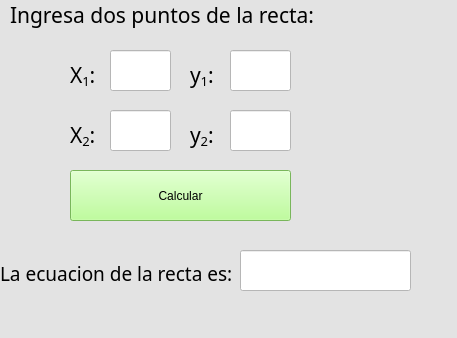
<?xml version="1.0" encoding="UTF-8"?>
<ui version="4.0">
 <class>MainWindow</class>
 <widget class="QMainWindow" name="MainWindow">
  <property name="geometry">
   <rect>
    <x>0</x>
    <y>0</y>
    <width>457</width>
    <height>338</height>
   </rect>
  </property>
  <property name="windowTitle">
   <string>MainWindow</string>
  </property>
  <property name="styleSheet">
   <string notr="true">background-color: rgb(227, 227, 227);</string>
  </property>
  <widget class="QWidget" name="centralwidget">
   <widget class="QLabel" name="label">
    <property name="geometry">
     <rect>
      <x>70</x>
      <y>60</y>
      <width>31</width>
      <height>31</height>
     </rect>
    </property>
    <property name="font">
     <font>
      <family>Franklin Gothic Book</family>
      <pointsize>16</pointsize>
      <weight>50</weight>
      <italic>false</italic>
      <bold>false</bold>
     </font>
    </property>
    <property name="styleSheet">
     <string notr="true">font: 16pt &quot;Franklin Gothic Book&quot;;</string>
    </property>
    <property name="text">
     <string>&lt;html&gt;&lt;head/&gt;&lt;body&gt;&lt;p&gt;X&lt;span style=&quot; vertical-align:sub;&quot;&gt;1&lt;/span&gt;:&lt;/p&gt;&lt;/body&gt;&lt;/html&gt;</string>
    </property>
    <property name="scaledContents">
     <bool>false</bool>
    </property>
    <property name="alignment">
     <set>Qt::AlignLeading|Qt::AlignLeft|Qt::AlignVCenter</set>
    </property>
   </widget>
   <widget class="QLineEdit" name="txt_x1">
    <property name="geometry">
     <rect>
      <x>110</x>
      <y>50</y>
      <width>61</width>
      <height>41</height>
     </rect>
    </property>
    <property name="styleSheet">
     <string notr="true">font: 20pt &quot;Franklin Gothic Book&quot;;
background-color: rgb(255, 255, 255);</string>
    </property>
    <property name="text">
     <string/>
    </property>
   </widget>
   <widget class="QPushButton" name="btn_calc">
    <property name="geometry">
     <rect>
      <x>70</x>
      <y>170</y>
      <width>221</width>
      <height>51</height>
     </rect>
    </property>
    <property name="styleSheet">
     <string notr="true">font: 14pt &quot;Franklin Gothic Book&quot;;
background-color: rgb(170, 255, 127);</string>
    </property>
    <property name="text">
     <string>Calcular</string>
    </property>
   </widget>
   <widget class="QLabel" name="label_3">
    <property name="geometry">
     <rect>
      <x>0</x>
      <y>260</y>
      <width>231</width>
      <height>21</height>
     </rect>
    </property>
    <property name="font">
     <font>
      <family>Franklin Gothic Book</family>
      <pointsize>16</pointsize>
      <weight>50</weight>
      <italic>false</italic>
      <bold>false</bold>
     </font>
    </property>
    <property name="styleSheet">
     <string notr="true">font: 16pt &quot;Franklin Gothic Book&quot;;</string>
    </property>
    <property name="text">
     <string>&lt;html&gt;&lt;head/&gt;&lt;body&gt;&lt;p&gt;&lt;span style=&quot; font-size:14pt;&quot;&gt;La ecuacion de la recta es:&lt;/span&gt;&lt;/p&gt;&lt;/body&gt;&lt;/html&gt;</string>
    </property>
    <property name="scaledContents">
     <bool>false</bool>
    </property>
    <property name="alignment">
     <set>Qt::AlignCenter</set>
    </property>
   </widget>
   <widget class="QLineEdit" name="txt_res">
    <property name="geometry">
     <rect>
      <x>240</x>
      <y>250</y>
      <width>171</width>
      <height>41</height>
     </rect>
    </property>
    <property name="contextMenuPolicy">
     <enum>Qt::PreventContextMenu</enum>
    </property>
    <property name="styleSheet">
     <string notr="true">font: 20pt &quot;Franklin Gothic Book&quot;;
background-color: rgb(255, 255, 255);</string>
    </property>
    <property name="text">
     <string/>
    </property>
    <property name="readOnly">
     <bool>true</bool>
    </property>
   </widget>
   <widget class="QLabel" name="label_4">
    <property name="geometry">
     <rect>
      <x>10</x>
      <y>0</y>
      <width>441</width>
      <height>31</height>
     </rect>
    </property>
    <property name="font">
     <font>
      <family>Franklin Gothic Book</family>
      <pointsize>16</pointsize>
      <weight>50</weight>
      <italic>false</italic>
      <bold>false</bold>
     </font>
    </property>
    <property name="styleSheet">
     <string notr="true">font: 16pt &quot;Franklin Gothic Book&quot;;</string>
    </property>
    <property name="text">
     <string>&lt;html&gt;&lt;head/&gt;&lt;body&gt;&lt;p&gt;Ingresa dos puntos de la recta:&lt;/p&gt;&lt;/body&gt;&lt;/html&gt;</string>
    </property>
    <property name="scaledContents">
     <bool>false</bool>
    </property>
    <property name="alignment">
     <set>Qt::AlignLeading|Qt::AlignLeft|Qt::AlignVCenter</set>
    </property>
   </widget>
   <widget class="QLabel" name="label_5">
    <property name="geometry">
     <rect>
      <x>190</x>
      <y>60</y>
      <width>31</width>
      <height>31</height>
     </rect>
    </property>
    <property name="font">
     <font>
      <family>Franklin Gothic Book</family>
      <pointsize>16</pointsize>
      <weight>50</weight>
      <italic>false</italic>
      <bold>false</bold>
     </font>
    </property>
    <property name="styleSheet">
     <string notr="true">font: 16pt &quot;Franklin Gothic Book&quot;;</string>
    </property>
    <property name="text">
     <string>&lt;html&gt;&lt;head/&gt;&lt;body&gt;&lt;p&gt;y&lt;span style=&quot; vertical-align:sub;&quot;&gt;1&lt;/span&gt;:&lt;/p&gt;&lt;/body&gt;&lt;/html&gt;</string>
    </property>
    <property name="scaledContents">
     <bool>false</bool>
    </property>
    <property name="alignment">
     <set>Qt::AlignLeading|Qt::AlignLeft|Qt::AlignVCenter</set>
    </property>
   </widget>
   <widget class="QLineEdit" name="txt_y1">
    <property name="geometry">
     <rect>
      <x>230</x>
      <y>50</y>
      <width>61</width>
      <height>41</height>
     </rect>
    </property>
    <property name="styleSheet">
     <string notr="true">font: 20pt &quot;Franklin Gothic Book&quot;;
background-color: rgb(255, 255, 255);</string>
    </property>
    <property name="text">
     <string/>
    </property>
   </widget>
   <widget class="QLineEdit" name="txt_y2">
    <property name="geometry">
     <rect>
      <x>230</x>
      <y>110</y>
      <width>61</width>
      <height>41</height>
     </rect>
    </property>
    <property name="styleSheet">
     <string notr="true">font: 20pt &quot;Franklin Gothic Book&quot;;
background-color: rgb(255, 255, 255);</string>
    </property>
    <property name="text">
     <string/>
    </property>
   </widget>
   <widget class="QLabel" name="label_2">
    <property name="geometry">
     <rect>
      <x>70</x>
      <y>120</y>
      <width>31</width>
      <height>31</height>
     </rect>
    </property>
    <property name="font">
     <font>
      <family>Franklin Gothic Book</family>
      <pointsize>16</pointsize>
      <weight>50</weight>
      <italic>false</italic>
      <bold>false</bold>
     </font>
    </property>
    <property name="styleSheet">
     <string notr="true">font: 16pt &quot;Franklin Gothic Book&quot;;</string>
    </property>
    <property name="text">
     <string>&lt;html&gt;&lt;head/&gt;&lt;body&gt;&lt;p&gt;X&lt;span style=&quot; vertical-align:sub;&quot;&gt;2&lt;/span&gt;:&lt;/p&gt;&lt;/body&gt;&lt;/html&gt;</string>
    </property>
    <property name="scaledContents">
     <bool>false</bool>
    </property>
    <property name="alignment">
     <set>Qt::AlignLeading|Qt::AlignLeft|Qt::AlignVCenter</set>
    </property>
   </widget>
   <widget class="QLineEdit" name="txt_x2">
    <property name="geometry">
     <rect>
      <x>110</x>
      <y>110</y>
      <width>61</width>
      <height>41</height>
     </rect>
    </property>
    <property name="styleSheet">
     <string notr="true">font: 20pt &quot;Franklin Gothic Book&quot;;
background-color: rgb(255, 255, 255);</string>
    </property>
    <property name="text">
     <string/>
    </property>
   </widget>
   <widget class="QLabel" name="label_6">
    <property name="geometry">
     <rect>
      <x>190</x>
      <y>120</y>
      <width>31</width>
      <height>31</height>
     </rect>
    </property>
    <property name="font">
     <font>
      <family>Franklin Gothic Book</family>
      <pointsize>16</pointsize>
      <weight>50</weight>
      <italic>false</italic>
      <bold>false</bold>
     </font>
    </property>
    <property name="styleSheet">
     <string notr="true">font: 16pt &quot;Franklin Gothic Book&quot;;</string>
    </property>
    <property name="text">
     <string>&lt;html&gt;&lt;head/&gt;&lt;body&gt;&lt;p&gt;y&lt;span style=&quot; vertical-align:sub;&quot;&gt;2&lt;/span&gt;:&lt;/p&gt;&lt;/body&gt;&lt;/html&gt;</string>
    </property>
    <property name="scaledContents">
     <bool>false</bool>
    </property>
    <property name="alignment">
     <set>Qt::AlignLeading|Qt::AlignLeft|Qt::AlignVCenter</set>
    </property>
   </widget>
  </widget>
  <widget class="QMenuBar" name="menubar">
   <property name="geometry">
    <rect>
     <x>0</x>
     <y>0</y>
     <width>457</width>
     <height>21</height>
    </rect>
   </property>
  </widget>
  <widget class="QStatusBar" name="statusbar"/>
 </widget>
 <resources>
  <include location="../../Archivos/recursos_programas.qrc"/>
 </resources>
 <connections/>
</ui>
